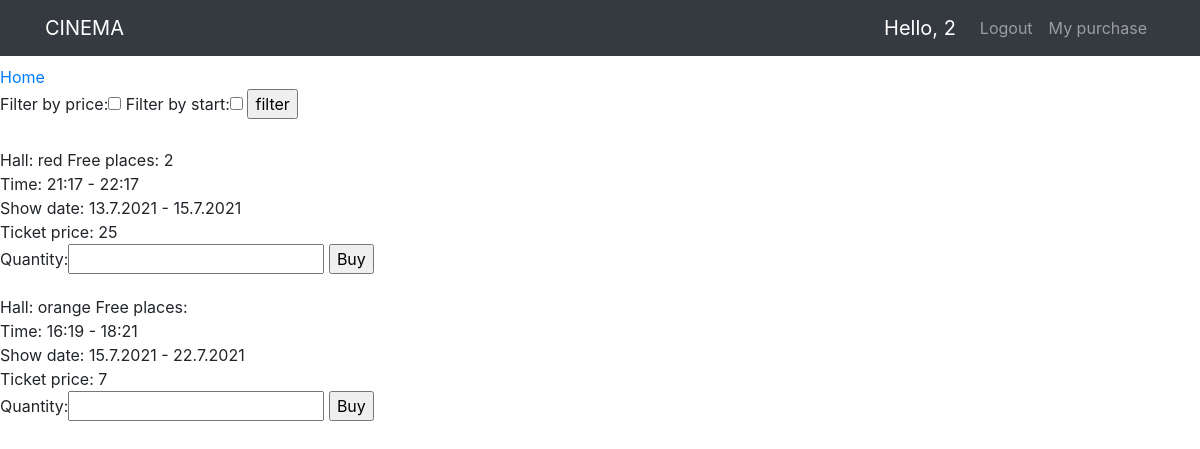
/tomorrow/ (signed in), run on the app's committed database.
### user/models.py (models this page shows)
class Customer(AbstractUser):
    balance = models.PositiveIntegerField(
        verbose_name=_('Amount'),
        default=0,
        blank=False
    )

### cinema/models.py (models this page shows, shortened)
class Session(models.Model):
    hall = models.ForeignKey(Hall, on_delete=models.CASCADE, related_name='sessions', verbose_name=_('Hall'))
    start_time = models.TimeField(verbose_name=_('Start time'))
    end_time = models.TimeField(verbose_name=_('End time'))
    start_date = models.DateField(verbose_name=_('Start date'))
    end_date = models.DateField(verbose_name=_('End date'))
    price = models.PositiveSmallIntegerField(verbose_name=_('Ticket price'))
    status = models.BooleanField(default=True, verbose_name=_('Status'), blank=True)
    class Meta:
        verbose_name = _('Session')
        verbose_name_plural = _('Sessions')
    @property
    def get_show_date(self):
        return f'{self.start_date.day}.{self.start_date.month}.{self.start_date.year}' \
               f' - ' \
               f'{self.end_date.day}.{self.end_date.month}.{self.end_date.year}'

class Hall(models.Model):
    name = models.CharField(max_length=50, verbose_name=_('Hall name'))
    slug = models.SlugField(max_length=128, unique=True)
    size = models.PositiveSmallIntegerField(verbose_name=_('Hall size'))
    class Meta:
        verbose_name = _('Hall')
        verbose_name_plural = _('Halls')

### cinema/views.py (the view)
# urls.py: path('tomorrow/', TomorrowSessionListView.as_view(), name='tomorrow'),
class TomorrowSessionListView(ListView):
    model = Session
    template_name = 'cinema/tomorrow.html'
    context_object_name = 'sessions'
    extra_context = {'quantity': TicketForm}
    def get_context_data(self, **kwargs):
        context = super().get_context_data(**kwargs)
        if self.request.user.is_authenticated:
            context['filter'] = FilterForm
        return context
    def get_queryset(self):
        if self.request.user.is_authenticated:
            price = self.request.GET.get('filter_price')
            start_time = self.request.GET.get('filter_start_time')
            if price and start_time:
                return Session.objects.filter(
                    status=True,
                    end_date__gte=timezone.now().date() + timedelta(days=1),
                    start_date__lte=timezone.now().date() + timedelta(days=1)).order_by('price', 'start_time').annotate(
                    total=Sum('session_tickets__quantity'))
            elif price:
                return Session.objects.filter(status=True,
                                              end_date__gte=timezone.now().date() + timedelta(days=1),
                                              start_date__lte=timezone.now().date() + timedelta(days=1)).order_by(
                    'price').annotate(total=Sum('session_tickets__quantity'))
            elif start_time:
                return Session.objects.filter(
                    status=True,
                    end_date__gte=timezone.now().date() + timedelta(days=1),
                    start_date__lte=timezone.now().date() + timedelta(days=1)).order_by('start_time').annotate(
                    total=Sum('session_tickets__quantity'))
        return Session.objects.filter(
            status=True,
            end_date__gte=timezone.now().date() + timedelta(days=1),
            start_date__lte=timezone.now().date() + timedelta(days=1)).annotate(total=Sum('session_tickets__quantity'))

### templates/cinema/tomorrow.html (shortened to what this page needs)
{% extends 'base.html' %}
{% load i18n %}
{% load mathfilters %}
{% block content %}
    <a href="{% url 'cinema:today' %}">{% translate "Home" %}</a>
    {% if user.is_authenticated %}
        <div>
            <form>
                {{ filter }}
                <input type="submit" value="{% translate 'filter' %}">
            </form>
        </div>  <br>
    {% endif %}
    {% for session in object_list %}
        <div>
            <form method="post" action="{% url 'cinema:create_ticket' %}">
                <p>{% translate 'Hall' %}: {{ session.hall.name }}
                    {% translate 'Free places' %}: {{ session.hall.size|sub:session.total }}<br>
                    {% translate 'Time' %}: {{ session.start_time|time:"H:i" }} - {{ session.end_time|time:"H:i" }}<br>
                    {% translate 'Show date' %}: {{ session.get_show_date }}<br>
                    {% translate 'Ticket price' %}: {{ session.price }}<br>
                    {% if user.is_authenticated %}
                        {{ quantity }}
                        <input type="submit" value="{% translate 'Buy' %}">
                    {% endif %}  <br>
            </form>
        </div>
    {% endfor %}
{% endblock %}

### templates/navbar.html (shortened to what this page needs)
{% load i18n %}
<header>
    <nav class="navbar navbar-expand-md navbar-dark fixed-top bg-dark">
        <div class="container">
            <a class="navbar-brand" href="/">CINEMA</a>
            <div class="d-block" id="navbarText">
                <ul class="navbar-nav mr-auto">
                    {% if user.is_authenticated %}
                        <a class="navbar-brand"> {% translate "Hello," %} {{ user }} </a>
                        <li class="nav-item"><a href="{% url "user:logout" %}"
                                                class="nav-link">{% translate 'Logout' %}</a></li>
                        <li class="nav-item"><a href="{% url 'user:purchases' %}"
                                                class="nav-link">{% translate 'My purchase' %}</a></li>
                        </ul>
                        </div>
                    {% else %}
                        <li class="nav-item"><a href="{% url 'user:login' %}"
                                                class="nav-link">{% translate 'Login' %}</a></li>
                        <li class="nav-item"><a href="{% url 'user:register' %}"
                                                class="nav-link">{% translate 'Register' %}</a></li>
                    {% endif %}
        </div>
    </nav>
</header>

### templates/navbar.html (style rules this page uses)
body { padding-top: 65px; }

### data on the page
Customer: username "2"
Session: hall.name "red", hall.size|sub "2", start_time "21:17", end_time "22:17", get_show_date "13.7.2021 - 15.7.2021", price "25"
Session: hall.name "orange", start_time "16:19", end_time "18:21", get_show_date "15.7.2021 - 22.7.2021", price "7"
